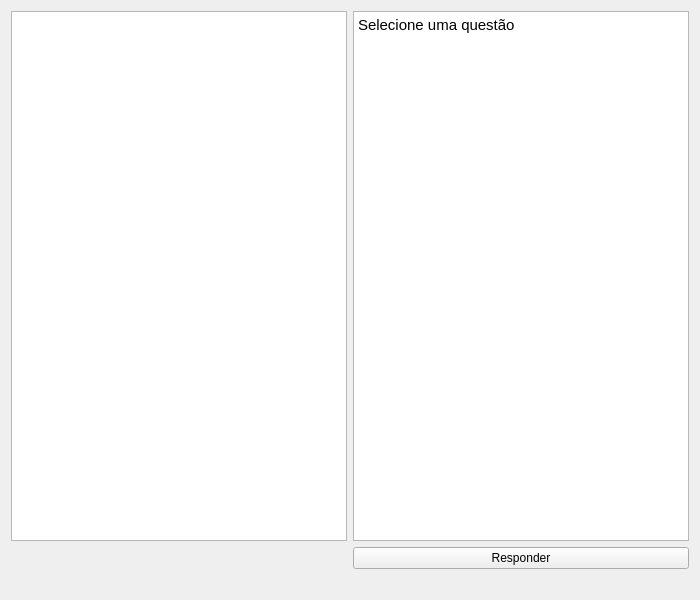
<?xml version="1.0" encoding="UTF-8"?>
<ui version="4.0">
 <class>ResponderQuestoes</class>
 <widget class="QWidget" name="ResponderQuestoes">
  <property name="geometry">
   <rect>
    <x>0</x>
    <y>0</y>
    <width>700</width>
    <height>600</height>
   </rect>
  </property>
  <property name="windowTitle">
   <string>Form</string>
  </property>
  <layout class="QGridLayout" name="gridLayout">
   <item row="0" column="0">
    <widget class="QTableView" name="tableView"/>
   </item>
   <item row="0" column="1">
    <widget class="QTextBrowser" name="textBrowser">
     <property name="html">
      <string>&lt;!DOCTYPE HTML PUBLIC &quot;-//W3C//DTD HTML 4.0//EN&quot; &quot;http://www.w3.org/TR/REC-html40/strict.dtd&quot;&gt;
&lt;html&gt;&lt;head&gt;&lt;meta name=&quot;qrichtext&quot; content=&quot;1&quot; /&gt;&lt;style type=&quot;text/css&quot;&gt;
p, li { white-space: pre-wrap; }
&lt;/style&gt;&lt;/head&gt;&lt;body style=&quot; font-family:'Cantarell'; font-size:11pt; font-weight:400; font-style:normal;&quot;&gt;
&lt;p style=&quot; margin-top:0px; margin-bottom:0px; margin-left:0px; margin-right:0px; -qt-block-indent:0; text-indent:0px;&quot;&gt;Selecione uma questão&lt;/p&gt;&lt;/body&gt;&lt;/html&gt;</string>
     </property>
    </widget>
   </item>
   <item row="1" column="1">
    <widget class="QPushButton" name="pushButton">
     <property name="text">
      <string>Responder</string>
     </property>
    </widget>
   </item>
   <item row="2" column="1">
    <spacer name="horizontalSpacer">
     <property name="orientation">
      <enum>Qt::Horizontal</enum>
     </property>
     <property name="sizeHint" stdset="0">
      <size>
       <width>335</width>
       <height>20</height>
      </size>
     </property>
    </spacer>
   </item>
  </layout>
 </widget>
 <resources/>
 <connections/>
</ui>
